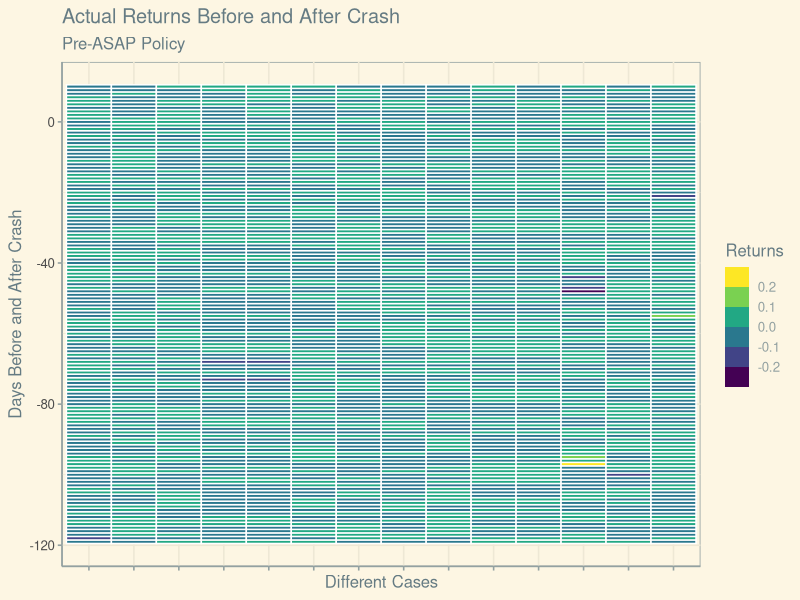
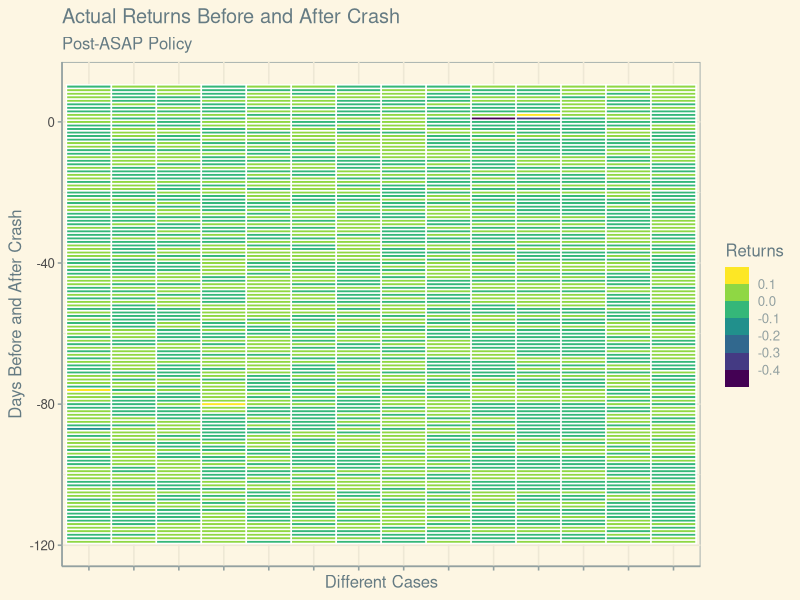
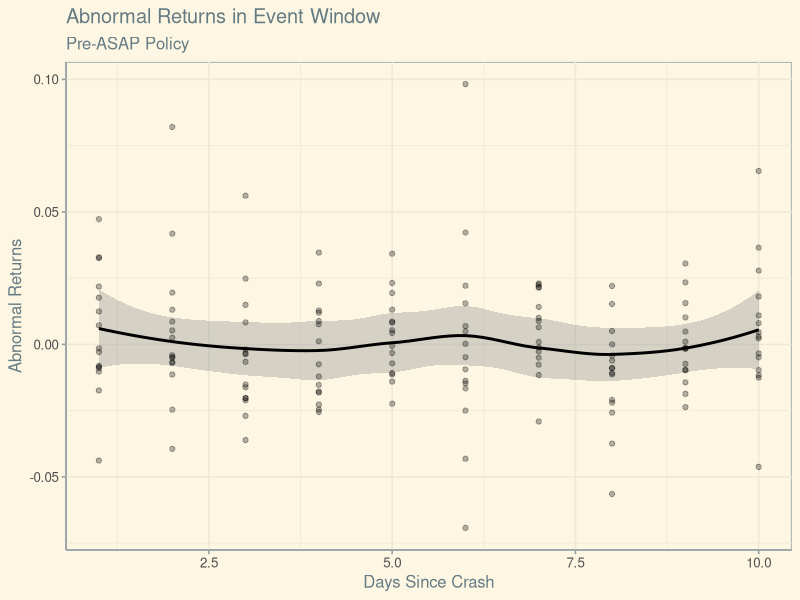
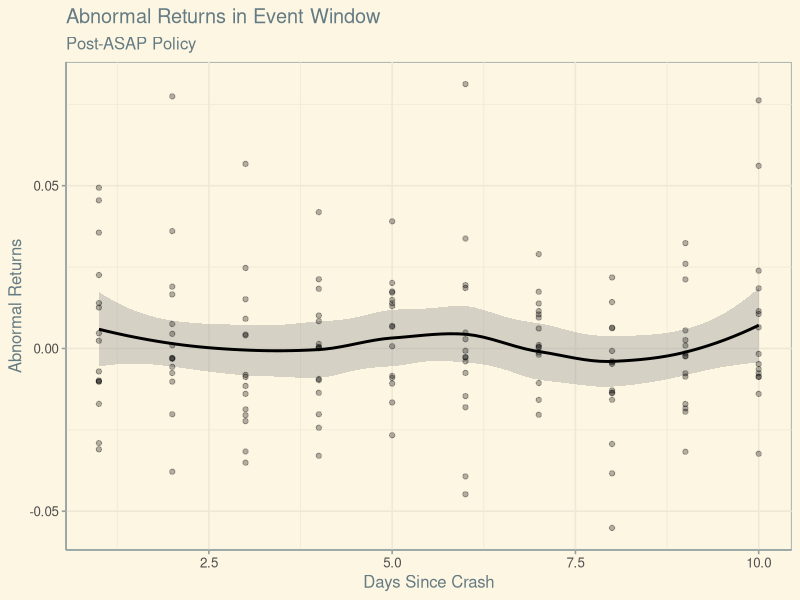

These charts were generated, in order, by the following R code:
## ---- chunk 1
knitr::opts_chunk$set(echo = TRUE)
library(tidyverse)
library(ggthemes)
setwd("~/GitHub/ASAP_Policy_Stock_Market_Evidence")
## ---- chunk 2
# Reading Pre-ASAP Crash Data and Creating Prediction Data Frame
estim1 <- data.frame(read.csv("Estimation Dataset I - Sheet1.csv"))
evt1 <- data.frame(read.csv("Event Dataset I - Sheet1.csv"))
pred <- data.frame()

# Using Linear Model to calculate Fama-French Factors
for(i in 1:15){
  ind = (4*i) - 3
  temp <- summary(lm(estim1[,ind] ~ estim1[,(ind + 1)] + estim1[,(ind + 2)] + estim1[,(ind + 3)]))$coefficients
  pred[1,i] <- temp[1,1]
  pred[2,i] <- temp[2,1]
  pred[3,i] <- temp[3,1]
  pred[4,i] <- temp[4,1]
}

# Creating Abnormal Returns Data Set
ar1 <- data.frame()
for(i in 1:15){
  ind = (4*i) - 3
  for(j in 1:10) {
    ar1[j,i] = (evt1[j,ind] - (pred[1,i] + pred[2,i]*evt1[j,ind + 1] + pred[3,i]*evt1[j,(ind + 2)] + pred[4,i]*evt1[j,(ind + 3)]))
  }
}

# Adding Average of Rows in Abnormal Returns Data Set
ar1 <- ar1 %>% mutate(avg= rowMeans(ar1))

# Reading Post-ASAP Crash Data and Creating Prediction Data Frame
estim2 <- data.frame(read.csv("Estimation Dataset II - Sheet1.csv"))
evt2 <- data.frame(read.csv("Event Dataset II - Sheet1.csv"))
pred <- data.frame()

# Using Linear Model to calculate Fama-French Factors
for(i in 1:15){
  ind = (4*i) - 3
  temp <- summary(lm(estim2[,ind] ~ estim2[,(ind + 1)] + estim2[,(ind + 2)] + estim2[,(ind + 3)]))$coefficients
  pred[1,i] <- temp[1,1]
  pred[2,i] <- temp[2,1]
  pred[3,i] <- temp[3,1]
  pred[4,i] <- temp[4,1]
}

# Creating Abnormal Returns Data Set
ar2 <- data.frame()
for(i in 1:15){
  ind = (4*i) - 3
  for(j in 1:10) {
    ar2[j,i] = evt1[j,ind] - (pred[1,i] + pred[2,i]*evt1[j,(ind + 1)] + pred[3,i]*evt1[j,(ind + 2)] + pred[4,i]*evt1[j,(ind + 3)])
  }
}

# Adding Average of Rows in Abnormal Returns Data Set
ar2 <- ar2 %>% mutate(avg= rowMeans(ar2))

## ---- chunk 3
# Creating Heat Map For Both Pre and Post ASAP Data Sets
heat_map_data1 <- rbind(estim1,evt1)
heat_map_data1 <- heat_map_data1[4*(1:15)-3]
heat_map_data1 <- gather(heat_map_data1, key = "Case", Returns, factor_key = TRUE)
heat_map_data1 <- mutate(heat_map_data1, date=rep(-119:10,times=14))
ggplot(data=heat_map_data1) + 
  geom_tile(mapping=aes(x=Case,y=date,fill=Returns),color="white",lwd=0.5)+
  scale_fill_binned(type = "viridis")+
  theme_solarized()+
  ggtitle("Actual Returns Before and After Crash",subtitle = "Pre-ASAP Policy")+
  ylab("Days Before and After Crash")+
  xlab("Different Cases")+
  theme(axis.text.x=element_blank())

heat_map_data2 <- rbind(estim2,evt2)
heat_map_data2 <- heat_map_data2[4*(1:15)-3]
heat_map_data2 <- gather(heat_map_data2, key = "Case", Returns, factor_key = TRUE)
heat_map_data2 <- mutate(heat_map_data2, date=rep(-119:10,times=14))
ggplot(data=heat_map_data2) + 
  geom_tile(mapping=aes(x=Case,y=date,fill=Returns),color="white",lwd=0.5)+
  scale_fill_binned(type = "viridis")+
  theme_solarized()+
  ggtitle("Actual Returns Before and After Crash",subtitle = "Post-ASAP Policy")+
  ylab("Days Before and After Crash")+
  xlab("Different Cases")+
  theme(axis.text.x=element_blank())

# Plotting Abnormal Returns for Both Pre and Post ASAP Data Sets
ggplot(data=ar1) +
  geom_smooth(mapping = aes(y=avg,x=1:10), color='Black') +
  geom_point(mapping = aes(y=V1,x=1:10),alpha=0.3)+
  geom_point(mapping = aes(y=V2,x=1:10),alpha=0.3)+
  geom_point(mapping = aes(y=V3,x=1:10),alpha=0.3)+
  geom_point(mapping = aes(y=V4,x=1:10),alpha=0.3)+
  geom_point(mapping = aes(y=V5,x=1:10),alpha=0.3)+
  geom_point(mapping = aes(y=V6,x=1:10),alpha=0.3)+
  geom_point(mapping = aes(y=V7,x=1:10),alpha=0.3)+
  geom_point(mapping = aes(y=V8,x=1:10),alpha=0.3)+
  geom_point(mapping = aes(y=V9,x=1:10),alpha=0.3)+
  geom_point(mapping = aes(y=V10,x=1:10),alpha=0.3)+
  geom_point(mapping = aes(y=V11,x=1:10),alpha=0.3)+
  geom_point(mapping = aes(y=V12,x=1:10),alpha=0.3)+
  geom_point(mapping = aes(y=V13,x=1:10),alpha=0.3)+
  geom_point(mapping = aes(y=V14,x=1:10),alpha=0.3)+
  geom_point(mapping = aes(y=V15,x=1:10),alpha=0.3)+
  theme_solarized()+
  ggtitle("Abnormal Returns in Event Window",subtitle = "Pre-ASAP Policy")+
  ylab("Abnormal Returns")+
  xlab("Days Since Crash")


ggplot(data=ar2) +
  geom_smooth(mapping = aes(y=avg,x=1:10), color='Black') +
  geom_point(mapping = aes(y=V1,x=1:10),alpha=0.3)+
  geom_point(mapping = aes(y=V2,x=1:10),alpha=0.3)+
  geom_point(mapping = aes(y=V3,x=1:10),alpha=0.3)+
  geom_point(mapping = aes(y=V4,x=1:10),alpha=0.3)+
  geom_point(mapping = aes(y=V5,x=1:10),alpha=0.3)+
  geom_point(mapping = aes(y=V6,x=1:10),alpha=0.3)+
  geom_point(mapping = aes(y=V7,x=1:10),alpha=0.3)+
  geom_point(mapping = aes(y=V8,x=1:10),alpha=0.3)+
  geom_point(mapping = aes(y=V9,x=1:10),alpha=0.3)+
  geom_point(mapping = aes(y=V10,x=1:10),alpha=0.3)+
  geom_point(mapping = aes(y=V11,x=1:10),alpha=0.3)+
  geom_point(mapping = aes(y=V12,x=1:10),alpha=0.3)+
  geom_point(mapping = aes(y=V13,x=1:10),alpha=0.3)+
  geom_point(mapping = aes(y=V14,x=1:10),alpha=0.3)+
  geom_point(mapping = aes(y=V15,x=1:10),alpha=0.3)+
  theme_solarized()+
  ggtitle("Abnormal Returns in Event Window",subtitle = "Post-ASAP Policy")+
  ylab("Abnormal Returns")+
  xlab("Days Since Crash")
